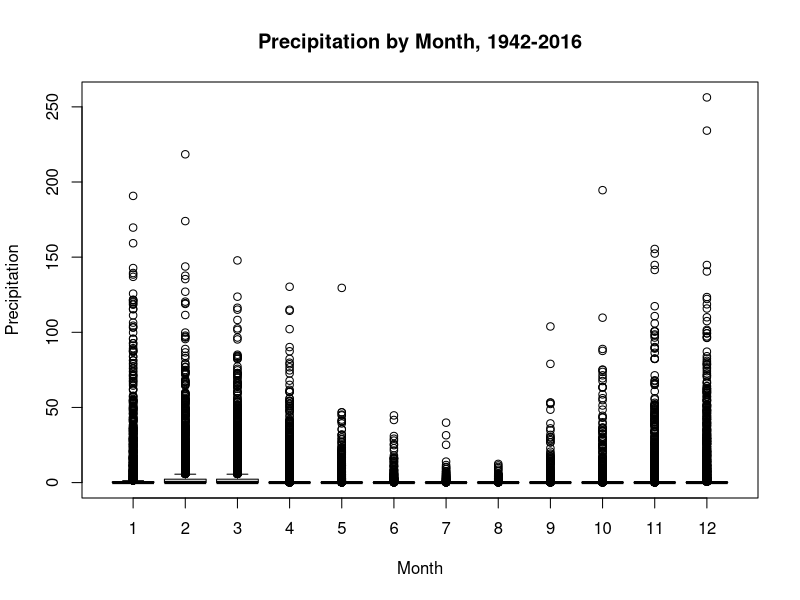
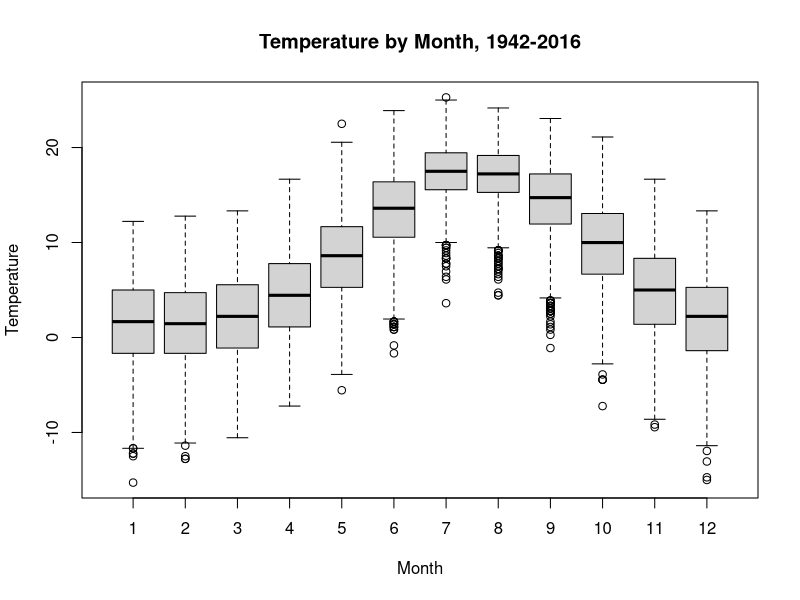
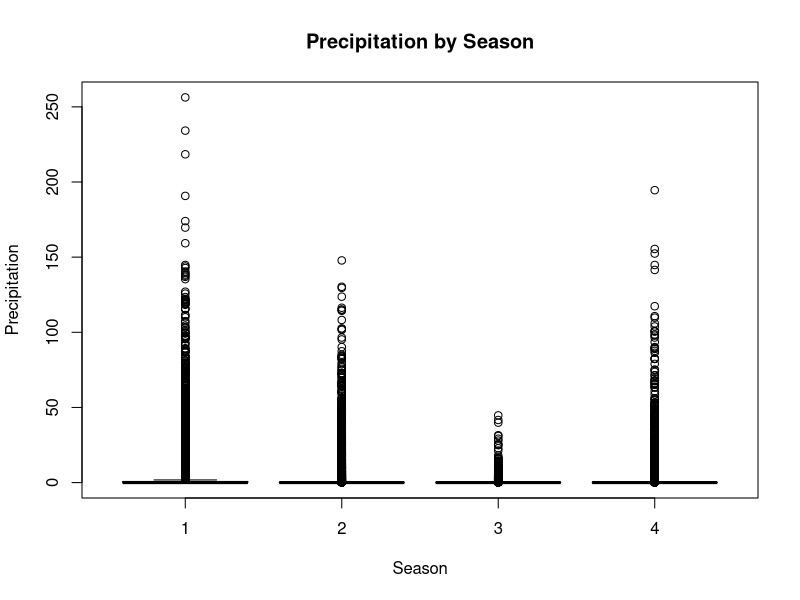

These figures' R source, in order: (Note: this script raises an error after producing the figures.)
## ---- chunk 1
knitr::opts_chunk$set(echo = TRUE)
## ---- chunk 2
climate = read.table("clim.txt", header=T)
## ---- chunk 3
boxplot(climate$rain~climate$month,
        xlab = "Month", ylab = "Precipitation", main = "Precipitation by Month, 1942-2016")
## ---- chunk 4
climate$Tavg <- (climate$tmin+climate$tmax)/2
boxplot(climate$Tavg~climate$month,
        xlab ="Month", ylab = "Temperature", main = "Temperature by Month, 1942-2016")
## ---- chunk 5
precip.year <- aggregate(climate$rain, by=list(climate$year), sum)
## ---- chunk 6
climate$season <- ifelse(climate$month %in% c(12,1,2), "1",
                         ifelse(climate$month %in% c(3,4,5), "2",
                                ifelse(climate$month %in% c(6,7,8), "3", "4")))
boxplot(climate$rain~climate$season,
        main = "Precipitation by Season", xlab = "Season", ylab = "Precipitation")
## ---- chunk 7
winter.precip <- subset(climate, season == "1")
summer.temp <- subset(climate, season == "3")


#now let's try to aggregate
W_precip_by_year <- aggregate(winter.precip$rain, by=list(winter.precip$year), sum)

S_temp_by_year <- aggregate(summer.temp$Tavg, by=list(summer.temp$year), mean)

plot(S_temp$x~W_precip$x, main = "Winter Precipitation and Summer Temperature, 1949-2016", xlab = "Total Winter Precipitation", ylab = "Average Summer Temperature ")
